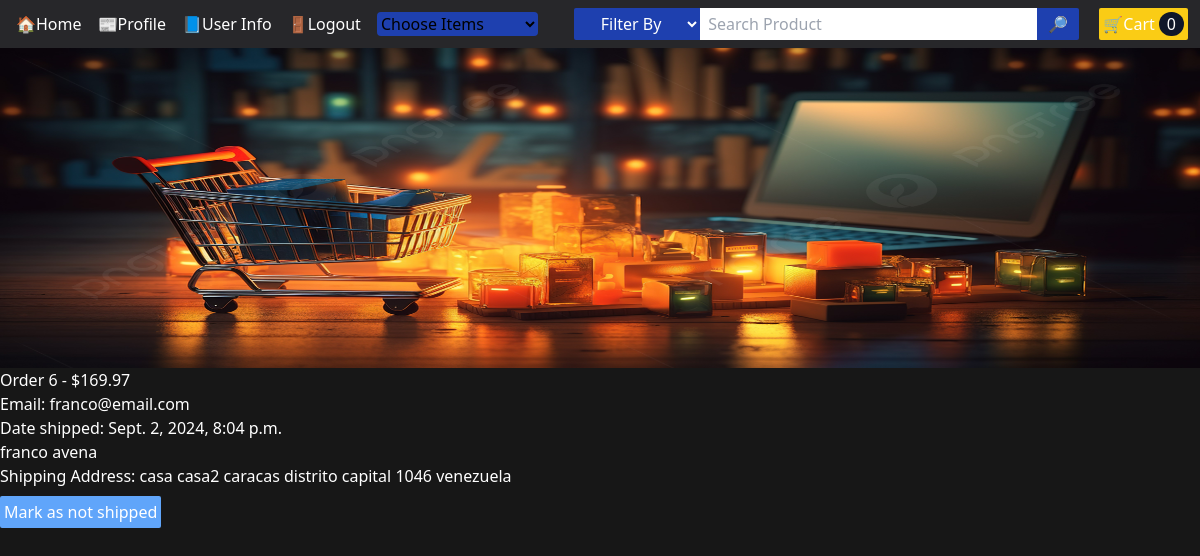
Page /payment/orders/6 (signed in) on the earlier database version.
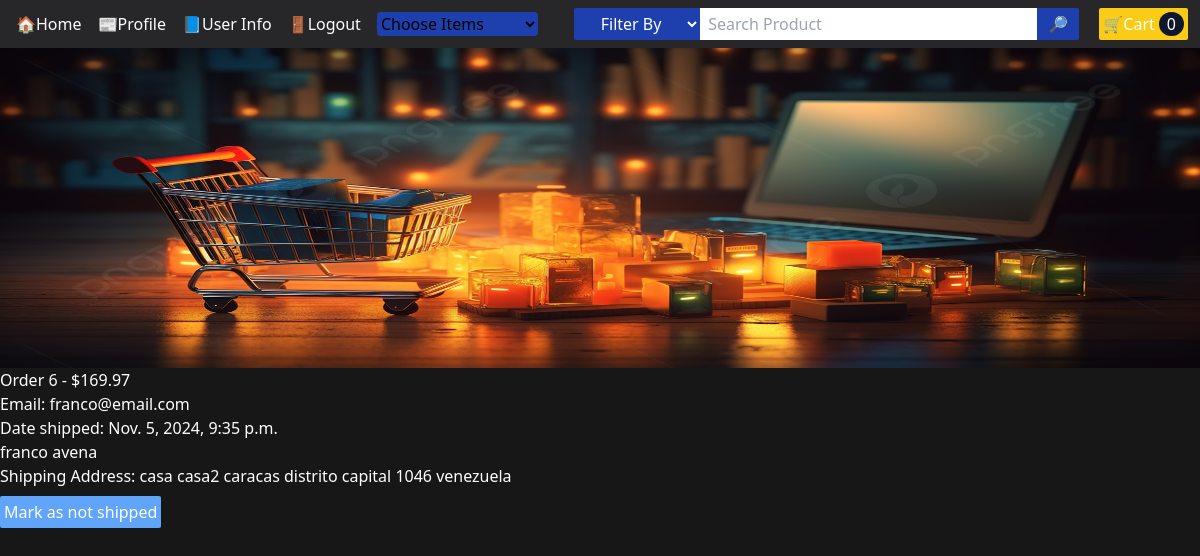
Same page on the later database version.
### payment/models.py (models this page shows, shortened)
class Order(models.Model):
    user = models.ForeignKey(User, on_delete=models.CASCADE, null=True, blank=True)
    full_name = models.CharField(max_length=250)
    email = models.EmailField(max_length=250)
    shipping_address = models.TextField(max_length=15000)
    amount_paid = models.DecimalField(max_digits=7, decimal_places=2)
    date_ordered = models.DateField(auto_now_add=True)
    shipped = models.BooleanField(default=False)
    date_shipped = models.DateTimeField(blank=True, null=True)

### payment/views.py (the view)
# urls.py: path("orders/<int:pk>", orders, name="orders"),
def orders(request, pk):
    if request.user.is_authenticated and request.user.is_superuser:
        order = Order.objects.get(id=pk)
        items = OrderItem.objects.filter(order=pk)
        if request.POST:
            status = request.POST["shipping_status"]
            if status == "true":
                order = Order.objects.filter(id=pk)
                now = datetime.datetime.now()
                order.update(shipped=True, date_shipped=now)
            else:
                order = Order.objects.filter(id=pk)
                order.update(shipped=False)
            messages.success(request, "shipping status updated")
            return redirect("home")
        else:
            pass
        return render(request, "payment/orders.html", {"order":order, "items":items})
    else:
        messages.success(request, "Access Denied")
        return redirect("home")

### shoppingcart/context_processors.py (called while the page is built)
def shoppingcart(request):
    return {"shoppingcart": ShoppingCart(request)}

### shoppingcart/shoppingcart.py (called while the page is built)
    def __len__(self):
        return len(self.cart)

### payment/templates/payment/orders.html (shortened to what this page needs)
{% extends "base.html" %}
{% load static %}
{% block content %}
  <div class="Header h-80 relative">
    <img class="h-full w-full" src="{% static "images/onlineShopping.jpg" %}" alt="">
    <h1 class="text-white">Order {{ order.id }} - ${{ order.amount_paid }}</h1>
    <h1 class="text-white">Email: {{order.email}}</h1>
    {% if order.shipped %}
        <h1 class="text-white">Date shipped: {{order.date_shipped}}</h1>
    {% else %}
        <h1 class="text-white">Date ordered: {{order.date_ordered}}</h1>
    {% endif %}
    <h1 class="text-white">{{order.full_name}}</h1>
    <h1 class="text-white">Shipping Address: {{order.shipping_address}}</h1>
    {% if not order.shipped  %}
      <form method="POST">
        {% csrf_token %}
        <input type="hidden" name="shipping_status" value="true">
        <button type="Submit" class="flex content-center text-white bg-blue-400 mt-2 p-1 rounded-sm hover:opacity-85">Mark as shipped</button>
      </form>
    {% else %}
    <form method="POST">
      <button type="Submit" class="flex content-center text-white bg-blue-400 mt-2 p-1 rounded-sm hover:opacity-85">Mark as not shipped</button>
    </form>
    {% endif %}
  </div>
{% endblock content %}

Differences in the rows shown:
changed Order "franco@email.com": date_shipped "Sept. 2, 2024, 8:04 p.m." → "Nov. 5, 2024, 9:35 p.m."
